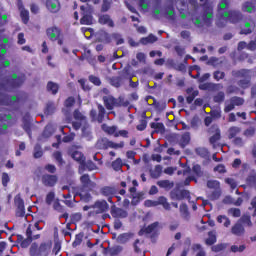
%> input picture Cut_Patches/HE/annotated/18722__8193_17153.png, 256 x 256 px
$ octave get_cut_patch_demo.m   (GNU Octave 9; MATLAB toolbox functions it lacks are replaced by stand-ins)
%> lines starting %> are read from the running program, lines starting %| are printed output that depends on the picture; in (x1, y1, x2, y2) boxes, pixels count from 0 and x2, y2 are one past the last pixel; in counts of white or black regions, pixels touching at a corner belong together; the program's own positions count from 1
### draw_rect_cen.m
function result=draw_rect_cen(data,cent_point,windSize,showOrNot,Color,filename,num,First_d,if_write)
% 函数调用：[state,result]=draw_rect(data,pointAll,windSize,showOrNot)
% 函数功能：在图像画个正方形框
% 函数输入：data为原始的大图，可为灰度图，可为彩色图
%          cent_point 框的中心在大图中的坐标(每行代表一个坐标)，
%          windSize 框的边长大小
%          showOrNot 是否要显示,默认为显示出来
%          Color 需要提取的标记颜色：lymphocyte--red,'r'
%                                   plasma cell--yellow,'y'
%                                   cancer cell--green,'g'
%          filename 目标图像文件名，必须保证在annotated目录和ram目录两者是一致的
%          num patch标记数，用于保存图像的时候区分patch图像名
%          if_write 是否保存图像，1保存，0不保存
% 函数输出：result - 结果图像数据
% 函数历史： v1.0 @2018-03-07 modified by Bohrium.Kwong

if nargin < 5
    showOrNot = 1;
    rgb = [224 255 255];
else
 switch Color
    case 'r'
        rgb = [255 0 0];
        dirname = 'lymphocyte';
    case 'g'
        rgb = [0 255 0];
        dirname = 'cancer cell';
    case 'y'
        rgb = [255 255 0];
        dirname = 'plasma cell';
 end
end
%rgb = [255 255 0];                                 % 边框颜色
lineSize = 1;                                      % 边框大小，取1，2，3

if windSize > size(data,1) ||...
        windSize > size(data,2)
    %state = -1;                                     % 说明窗口太大，图像太小，没必要获取
    disp('the window size is larger then image...');
    return;
end

[h,w,~]=size(data);
%根据中心点坐标cent_point计算左上角坐标pointAll
y = round(cent_point(1,2));
x = round(cent_point(1,1));
pointAll = [y - windSize/2 ,x - windSize/2];
%如果从中心点扩展1/2边长超出了图像的边界，就以图像边界做起点
if pointAll(1,1) < 1
    pointAll(1,1)=1;
elseif pointAll(1,1) > h - windSize - lineSize
    pointAll(1,1)=h - windSize - lineSize;
end

if pointAll(1,2) < 1
    pointAll(1,2)=1;
elseif pointAll(1,2) > w - windSize - lineSize
    pointAll(1,2)=w - windSize - lineSize;
end

result = data;
% 方框中心坐标离边缘不足14像素，不画框，也不保存图像
if abs(x - w ) < w - windSize/2 || abs(x - h ) < h - windSize/2
  if size(data,3) == 3
    for k=1:3
       % for i=1:size(pointAll,1)   %画边框顺序为：上右下左的原则
            i =1;
            result(pointAll(i,1),pointAll(i,2):pointAll(i,2)+windSize,k) = rgb(1,k);
            result(pointAll(i,1):pointAll(i,1)+windSize,pointAll(i,2)+windSize,k) = rgb(1,k);
            result(pointAll(i,1)+windSize,pointAll(i,2):pointAll(i,2)+windSize,k) = rgb(1,k);
            result(pointAll(i,1):pointAll(i,1)+windSize,pointAll(i,2),k) = rgb(1,k);
            if lineSize == 2 || lineSize == 3
                result(pointAll(i,1)+1,pointAll(i,2):pointAll(i,2)+windSize,k) = rgb(1,k);
                result(pointAll(i,1):pointAll(i,1)+windSize,pointAll(i,2)+windSize-1,k) = rgb(1,k);
                result(pointAll(i,1)+windSize-1,pointAll(i,2):pointAll(i,2)+windSize,k) = rgb(1,k);
                result(pointAll(i,1):pointAll(i,1)+windSize,pointAll(i,2)-1,k) = rgb(1,k);
                if lineSize == 3
                    result(pointAll(i,1)-1,pointAll(i,2):pointAll(i,2)+windSize,k) = rgb(1,k);
                    result(pointAll(i,1):pointAll(i,1)+windSize,pointAll(i,2)+windSize+1,k) = rgb(1,k);
                    result(pointAll(i,1)+windSize+1,pointAll(i,2):pointAll(i,2)+windSize,k) = rgb(1,k);
                    result(pointAll(i,1):pointAll(i,1)+windSize,pointAll(i,2)+1,k) = rgb(1,k);
                end
            end
      %  end
    end
  end

 if if_write == 1
    imgdirname = fullfile('Cut Patches',First_d,'raw', filename);
    Img0 = imread(imgdirname);

%根据文件名以'.'进行切割，剔除后缀
    img_reg = regexp(filename, '\.', 'split');
    save_filename = strcat(img_reg{1},'_',Color,'_',num2str(num),'.jpg');
    save_filename = fullfile('Cut Patches','result',First_d,dirname,save_filename);
%根据区域左上角坐标点保存图像
    imwrite(Img0(pointAll(1,1):pointAll(1,1)+windSize-1,pointAll(1,2):pointAll(1,2)+windSize-1,:),save_filename);
 end
end

if showOrNot == 1
    figure;
    imshow(result);
end

### get_cut_patch_demo.m
dir_name = 'HE';
Imgname = '18722__8193_17153.png';
filename = fullfile(pwd, 'Cut_Patches',dir_name,'annotated', Imgname);
%18728__16129_2817
% HE 18722__5121_18433.png
Img = imread(filename);
%> Img is the input picture: size 256x256x3 uint8; mean R, G, B 140.6, 104.7, 159
filename = fullfile(pwd, 'Cut_Patches',dir_name,'raw', Imgname);
Img0 = imread(filename);
Img_mark = label_picture(Img,'r',dir_name,Imgname);
Img_mark = label_picture(Img_mark,'g',dir_name,Imgname);
Img_mark = label_picture(Img_mark,'y',dir_name,Imgname);
imwrite(Img_mark,fullfile(pwd, 'Cut Patches','result',dir_name,'index',Imgname));
figure;
subplot(1, 3, 2); imshow(Img, []); title('标记图像');
subplot(1, 3, 3); imshow(Img_mark, []); title('模拟切割');
subplot(1, 3, 1); imshow(Img0, []); title('原图像');
%imwrite(Img_mark,'18722__5121_29953.jpg')
% bwh_g = h >= 0.3 & h <= 0.43;
% bwh_r = h >= 0.87 & h <= 0.98;
%--------------------------------------------------------------%
function result = label_picture(Img,pc_color,dir_name,Imgname)
%> called with pc_color = 'r', dir_name = 'HE', Imgname = '18722__8193_17153.png'

r = Img(:,:,1);
g = Img(:,:,2);
b = Img(:,:,3);
switch pc_color
    case 'r'
        bw = r >= 150 & r <= 238 & g >=25 & g <= 75 & b > 33 & b < 87;
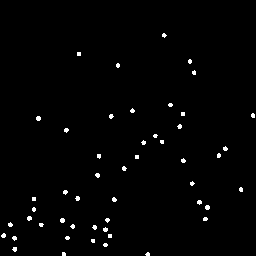
%> bw: size 256x256 logical; 1.3% white; 50 white regions (46 under 20 px)
    case 'g'
        bw = r >= 12 & r <= 80 & g >=150 & g <= 212 & b > 66 & b < 119;
    case 'y'
        bw = r >= 147 & g >=158 & g <= 244 & b < 145;
end
[L, num] = bwlabel(bw);
%> L: size 256x256 double; 51 distinct labels, from 0 to 50
%> num = 50
% 区域属性提取
status = regionprops(L);
%> status = 50 regions; largest, box (x1, y1, x2, y2), Area and Centroid: (36, 116, 41, 121) 21 [39 119], (60, 218, 65, 223) 21 [63 221], (205, 205, 210, 210) 21 [208 208], (27, 216, 32, 221) 20 [30 218.9], (1, 233, 6, 238) 19 [4.2 236.2]
% 质心序列
cen_list = cat(1, status.Centroid);
%> cen_list = 50 rows, first 12: [4.16 236.2; 10.89 225.3; 15.11 238.7; 15.37 249.8; 29.95 218.9; 34.5 199.5; 34.5 210; 39 119; 41.75 225.4; 63 221; 64.4 254.6; 65.89 192.7]
% 从上向下排序
%cen_list = sortrows(cen_list, 2);


for i = 1 : num
    cen = cen_list(i, :);
%> cen = [4.16 236.2]
    Img = draw_rect_cen(Img,cen,28,0,pc_color,Imgname,i,dir_name,1);
%> in draw_rect_cen, `y = round(cent_point(1,2));`: y = 236
%> in draw_rect_cen, `x = round(cent_point(1,1));`: x = 4
%> in draw_rect_cen, `pointAll = [y - windSize/2 ,x - windSize/2];`: pointAll = [222 -10]
end
% figure(1);
% imshow(Img, []); title('原图像标记');
%hold on;
for i = 1 : num
    cen = cen_list(i, :);
    % plot(cen(1), cen(2), 'ro', 'MarkerFaceColor', 'r');
    %text(cen(1), cen(2), num2str(i), 'Color', 'g', 'FontSize', 10);
    Img =insertText(Img,[cen(1)-5 cen(2)-8],num2str(i),'FontSize', 9,'BoxOpacity', 0.0,'TextColor', 'black');
end
%> this loop made 50 passes
%> cen on passes 1 to 12: [4.16 236.2], [10.89 225.3], [15.11 238.7], [15.37 249.8], [29.95 218.9], [34.5 199.5], [34.5 210], [39 119], [41.75 225.4], [63 221], [64.4 254.6], [65.89 192.7]
%> Img: size 256x256x3 uint8; mean R, G, B 146.4, 95.6, 145.1
%> call 2 of label_picture, with pc_color = 'g', dir_name = 'HE', Imgname = '18722__8193_17153.png'
%> in label_picture (call 2), `bw = r >= 12 & r <= 80 & g >=150 & g <= 212 & b > 66 & b < 119;`: bw: size 256x256 logical; 0.51% white; 20 white regions (18 under 20 px), largest, box (x1, y1, x2, y2) and area: (2, 15, 7, 20) 21, (1, 49, 6, 54) 21
%> in label_picture (call 2), `[L, num] = bwlabel(bw);`: L: size 256x256 double; 21 distinct labels, from 0 to 20
%> after the loop in label_picture (call 2), `for i = 1 : num`:
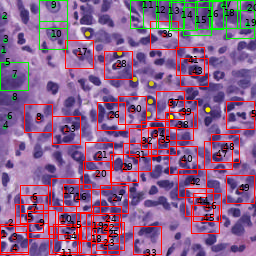
%> Img: size 256x256x3 uint8; mean R, G, B 143.5, 97.7, 141.6
%> call 3 of label_picture, with pc_color = 'y', dir_name = 'HE', Imgname = '18722__8193_17153.png'
%> in label_picture (call 3), `r = Img(:,:,1);`:
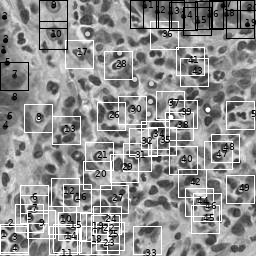
%> r: size 256x256 uint8; min 0, max 255, mean 143.5
%> in label_picture (call 3), `g = Img(:,:,2);`:
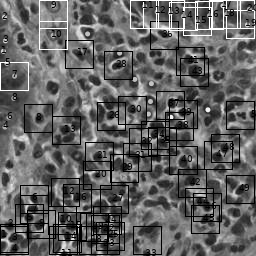
%> g: size 256x256 uint8; min 0, max 255, mean 97.7
%> in label_picture (call 3), `b = Img(:,:,3);`:
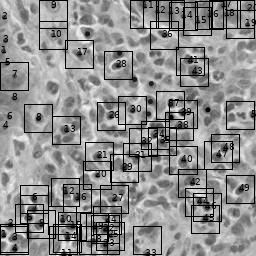
%> b: size 256x256 uint8; min 0, max 250, mean 141.6
%> in label_picture (call 3), `bw = r >= 147 & g >=158 & g <= 244 & b < 145;`: bw: size 256x256 logical; 0.19% white in thin lines or dots, all inside (x1, y1, x2, y2) = (85, 32, 210, 119)
%> in label_picture (call 3), `[L, num] = bwlabel(bw);`: L: size 256x256 double; 10 distinct labels, from 0 to 9
%> call 7 of draw_rect_cen, with cent_point = [88 34.5], windSize = 28, showOrNot = 0, Color = 'y', filename = '18722__8193_17153.png', num = 1, First_d = 'HE', if_write = 1
%> after the loop in draw_rect_cen (call 7), `for k=1:3`:
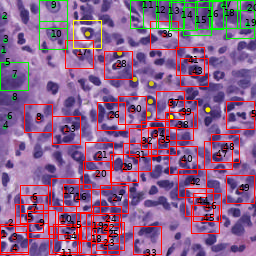
%> result: size 256x256x3 uint8; 0.17% of pixels changed, all inside (x1, y1, x2, y2) = (73, 20, 102, 49)
%> after the loop in label_picture (call 3), `for i = 1 : num`:
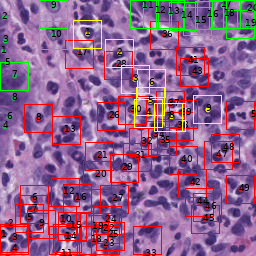
%> Img: size 256x256x3 uint8; mean R, G, B 144.8, 99.8, 139.4
result = Img;
end
